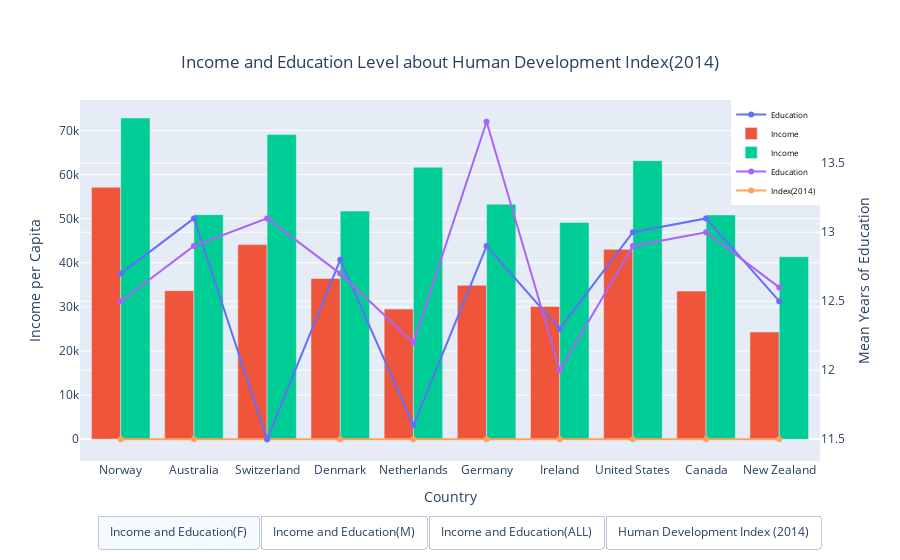

The notebook cell saved with this chart:
### Code cell
import pandas as pd
import plotly.offline as pltoff
import plotly.graph_objects as go
import plotly.offline as py

# Read the first ten rows

gd = pd.read_csv('gender_development.csv', nrows=10)
hi = pd.read_csv('historical_index.csv', nrows=10)
hi = hi['Human Development Index (2014)']

trace2 = go.Bar(
    x=gd['Country'],
    y=gd['Estimated Gross National Income per Capita (Female)'],
    name='Income',
)

trace1 = go.Scatter(
    x=gd['Country'],
    y=gd['Mean Years of Education (Female)'],
    name='Education',
    yaxis='y2'
)

trace3 = go.Bar(
    x=gd['Country'],
    y=gd['Estimated Gross National Income per Capita (Male)'],
    name='Income',
)

trace4 = go.Scatter(
    x=gd['Country'],
    y=gd['Mean Years of Education (Male)'],
    name='Education',
    yaxis='y2'
)

trace5 = go.Scatter(
    x=gd['Country'],
    y=hi,
    name='Index(2014)'
)

data = [trace1, trace2, trace3, trace4,trace5]

updatemenus = list([
    dict(type="buttons",
         direction="left",
            x=1,
            y=-0.15,
            showactive=True,
         buttons=list([
            dict(label = 'Income and Education(F)',
                 method = 'update',
                 args = [{"visible": [True, True, False, False,False]}]),
            dict(label = 'Income and Education(M)',
                 method = 'update',
                 args = [{"visible": [False, False, True, True,False]}]),
            dict(label = 'Income and Education(ALL)',
                 method = 'update',
                 args = [{"visible": [True, True, True, True,False]}]),
            dict(label = 'Human Development Index (2014)',
                 method = 'update',
                 args = [{"visible": [False, False, False, False,True]}])

         ]),
    )
])


layout = go.Layout(
    
    title ={
        'text': "Income and Education Level about Human Development Index(2014)",
        'y':0.9,
        'x':0.5,
        'xanchor': 'center',
        'yanchor': 'top'},
    xaxis=dict(title="Country"),
    yaxis=dict(title="Income per Capita"),
    # Setup double Y-axis
    yaxis2=dict(title="Mean Years of Education",overlaying="y", side="right"),
    legend=dict(x=0.88, y=1.0, font=dict(size=8, color="black")),
    updatemenus=updatemenus
    
)

fig = go.Figure(data=data,layout=layout)
py.iplot(fig)

### Figure 1 — Plotly figure (JSON) as saved in the notebook; plotly's stock layout.template omitted (floating-point values rounded to 4 significant figures)
{"data": [{"name": "Education", "type": "scatter", "x": ["Norway", "Australia", "Switzerland", "Denmark", "Netherlands", "Germany", "Ireland", "United States", "Canada", "New Zealand"], "y": [12.7, 13.1, 11.5, 12.8, 11.6, 12.9, 12.3, 13, 13.1, 12.5], "yaxis": "y2"}, {"name": "Income", "type": "bar", "x": ["Norway", "Australia", "Switzerland", "Denmark", "Netherlands", "Germany", "Ireland", "United States", "Canada", "New Zealand"], "y": [57140, 33688, 44132, 36439, 29500, 34886, 30104, 43054, 33587, 24309]}, {"name": "Income", "type": "bar", "x": ["Norway", "Australia", "Switzerland", "Denmark", "Netherlands", "Germany", "Ireland", "United States", "Canada", "New Zealand"], "y": [72825, 50914, 69077, 51727, 61641, 53290, 49166, 63158, 50853, 41372]}, {"name": "Education", "type": "scatter", "x": ["Norway", "Australia", "Switzerland", "Denmark", "Netherlands", "Germany", "Ireland", "United States", "Canada", "New Zealand"], "y": [12.5, 12.9, 13.1, 12.7, 12.2, 13.8, 12, 12.9, 13, 12.6], "yaxis": "y2"}, {"name": "Index(2014)", "type": "scatter", "x": ["Norway", "Australia", "Switzerland", "Denmark", "Netherlands", "Germany", "Ireland", "United States", "Canada", "New Zealand"], "y": [0.944, 0.935, 0.93, 0.923, 0.922, 0.916, 0.916, 0.915, 0.913, 0.913]}], "layout": {"legend": {"font": {"color": "black", "size": 8}, "x": 0.88, "y": 1}, "title": {"text": "Income and Education Level about Human Development Index(2014)", "x": 0.5, "xanchor": "center", "y": 0.9, "yanchor": "top"}, "updatemenus": [{"buttons": [{"args": [{"visible": [true, true, false, false, false]}], "label": "Income and Education(F)", "method": "update"}, {"args": [{"visible": [false, false, true, true, false]}], "label": "Income and Education(M)", "method": "update"}, {"args": [{"visible": [true, true, true, true, false]}], "label": "Income and Education(ALL)", "method": "update"}, {"args": [{"visible": [false, false, false, false, true]}], "label": "Human Development Index (2014)", "method": "update"}], "direction": "left", "showactive": true, "type": "buttons", "x": 1, "y": -0.15}], "xaxis": {"title": {"text": "Country"}}, "yaxis": {"title": {"text": "Income per Capita"}}, "yaxis2": {"overlaying": "y", "side": "right", "title": {"text": "Mean Years of Education"}}}}
